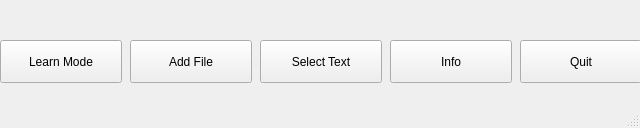
<?xml version="1.0" encoding="UTF-8"?>
<ui version="4.0">
 <class>MainWindow</class>
 <widget class="QMainWindow" name="MainWindow">
  <property name="geometry">
   <rect>
    <x>0</x>
    <y>0</y>
    <width>640</width>
    <height>128</height>
   </rect>
  </property>
  <property name="windowTitle">
   <string>Typing App</string>
  </property>
  <widget class="QWidget" name="centralwidget">
   <widget class="QPushButton" name="textSelectButton">
    <property name="geometry">
     <rect>
      <x>260</x>
      <y>40</y>
      <width>122</width>
      <height>43</height>
     </rect>
    </property>
    <property name="text">
     <string>Select Text</string>
    </property>
   </widget>
   <widget class="QPushButton" name="learnModeButton">
    <property name="geometry">
     <rect>
      <x>0</x>
      <y>40</y>
      <width>122</width>
      <height>43</height>
     </rect>
    </property>
    <property name="text">
     <string>Learn Mode</string>
    </property>
   </widget>
   <widget class="QPushButton" name="addFileButton">
    <property name="geometry">
     <rect>
      <x>130</x>
      <y>40</y>
      <width>122</width>
      <height>43</height>
     </rect>
    </property>
    <property name="text">
     <string>Add File</string>
    </property>
   </widget>
   <widget class="QPushButton" name="infoButton">
    <property name="geometry">
     <rect>
      <x>390</x>
      <y>40</y>
      <width>122</width>
      <height>43</height>
     </rect>
    </property>
    <property name="text">
     <string>Info</string>
    </property>
   </widget>
   <widget class="QPushButton" name="quitButton">
    <property name="geometry">
     <rect>
      <x>520</x>
      <y>40</y>
      <width>122</width>
      <height>43</height>
     </rect>
    </property>
    <property name="text">
     <string>Quit</string>
    </property>
   </widget>
  </widget>
  <widget class="QStatusBar" name="statusbar"/>
 </widget>
 <resources/>
 <connections>
  <connection>
   <sender>quitButton</sender>
   <signal>clicked()</signal>
   <receiver>MainWindow</receiver>
   <slot>close()</slot>
   <hints>
    <hint type="sourcelabel">
     <x>601</x>
     <y>62</y>
    </hint>
    <hint type="destinationlabel">
     <x>606</x>
     <y>15</y>
    </hint>
   </hints>
  </connection>
 </connections>
</ui>
